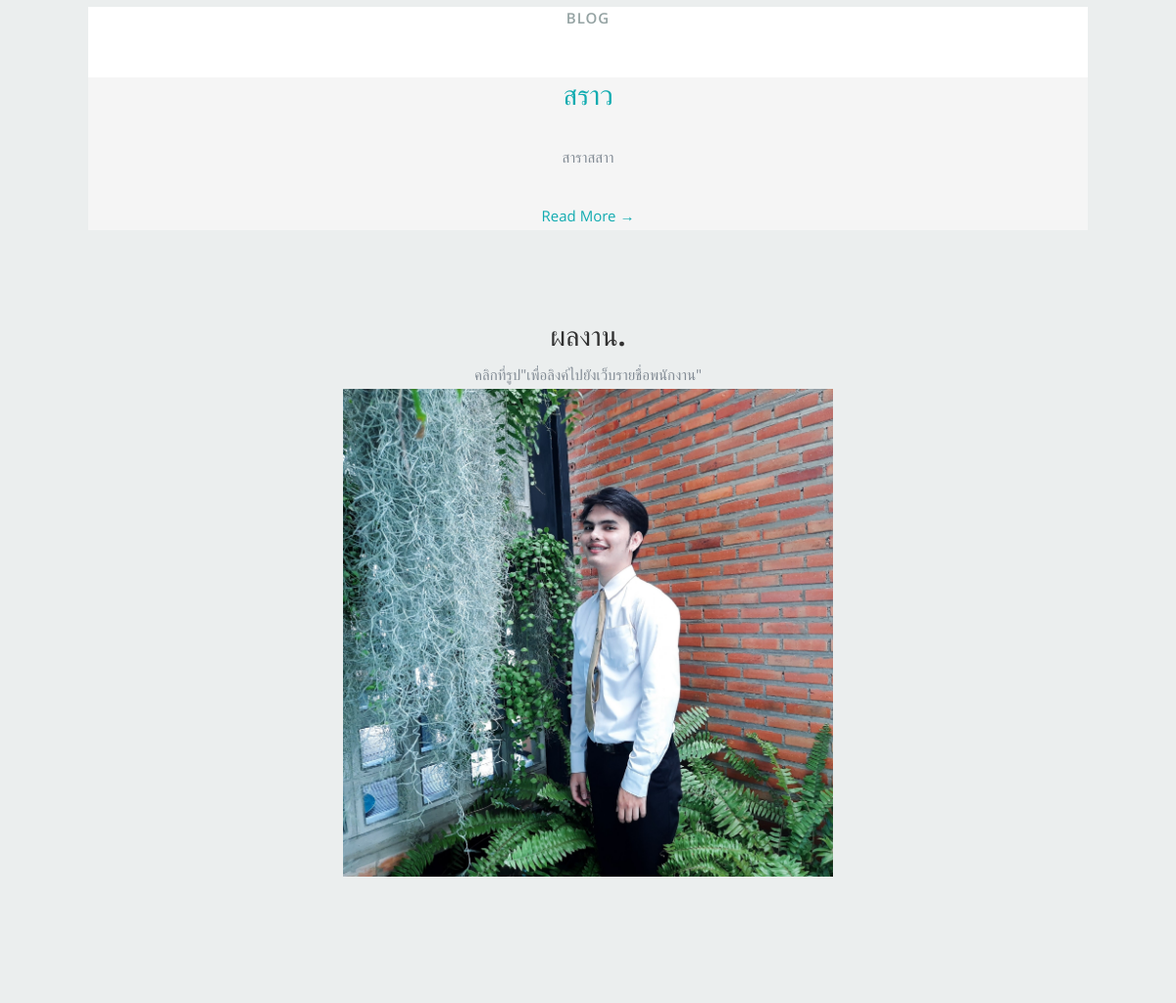
Page /about/ (lower part) on the earlier database version.
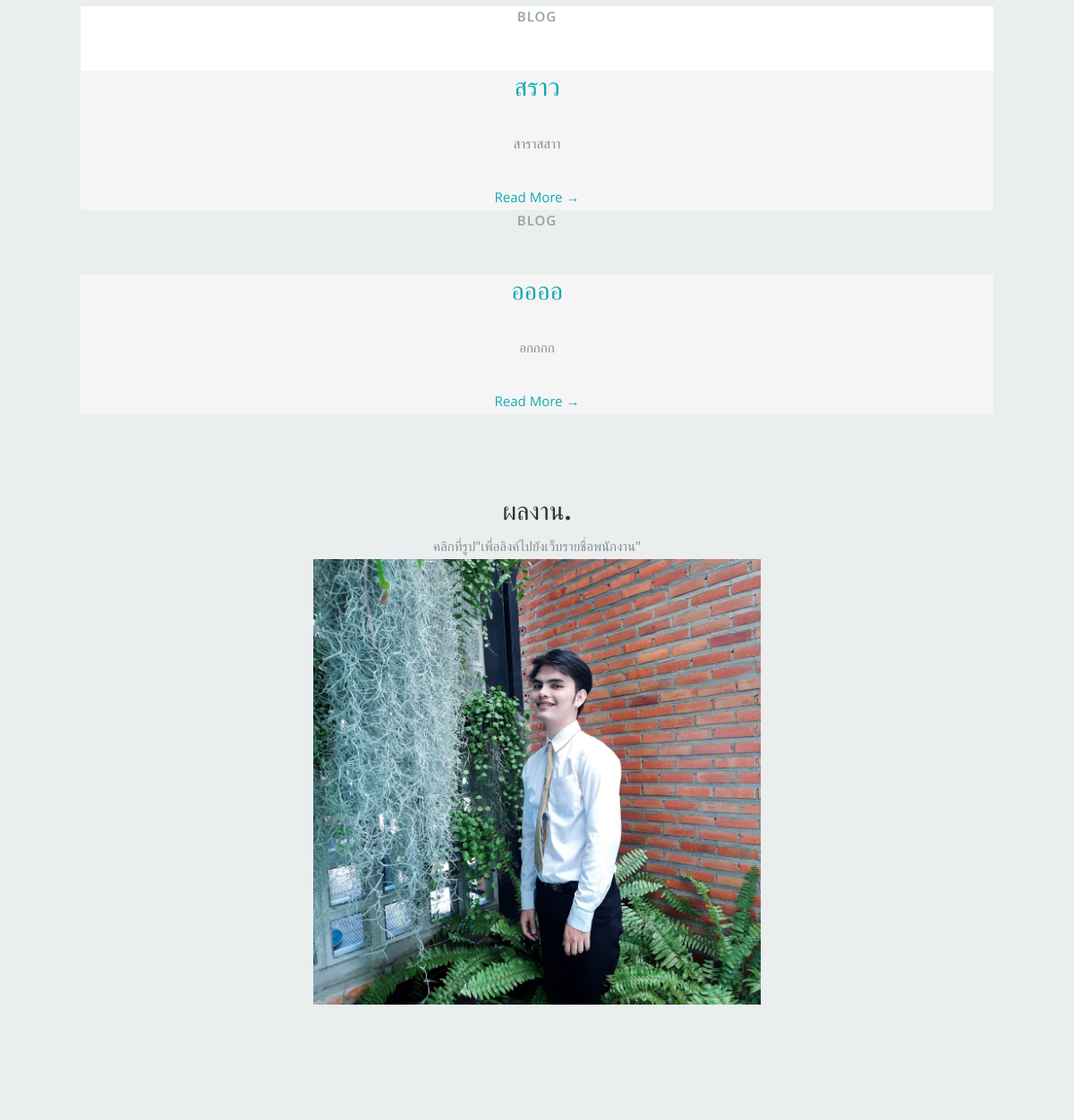
Same page on the later database version.
### resume/models.py (models this page shows, shortened)
class resume(models.Model):
    title = models.CharField(max_length=500)
    content = models.TextField()
    date_created = models.DateTimeField(auto_now_add=True)

### resume/views.py (the view)
# urls.py: path('about/', about, name='about'),
def about(request):
    resume_obj = resume.objects.all()
    context = {
        'title': '',
        'resumes':resume_obj,
    }
    return render(request, 'about.html', context)

### templates/about.html (shortened to what this page needs)
{% extends 'blog.html' %}
{% block content %}
{% for resume in resumes %}
<h1>Blog</h1>
<div class="card-body" style="background: whitesmoke;">
  <h2 class="card-title"><a href="{% url 'blog_page' resume.id %}">{{resume.title}} </a></h2>
  <p class="card-text">{{resume.content|linebreaks}}</p>
  <a href="{% url 'blog_page' resume.id %}" class="btn btn-primary">Read More &rarr;</a>
</div>
</div>
{% endfor %}
{% endblock %}

### templates/blog.html (shortened to what this page needs)
{% load static %}
<!DOCTYPE html>
<html class="no-js" lang="en">
<head>
   <link rel="stylesheet" href="{% static 'css/default.css' %} ">
	<link rel="stylesheet" href="{% static 'css/layout.css' %} ">
   <link rel="stylesheet" href="{% static 'css/media-queries.css' %} ">
   <link rel="stylesheet" href="{% static 'css/magnific-popup.css' %} ">
</head>
<body>
   <section id="portfolio">
      <div class="row">
         <div class="twelve columns collapsed">
         <center>
               <div class="portfolio-item">
                  <div class="item-wrap">
                     {% block content %}{% endblock %}
   <section id="portfolio">
      <div class="row">
         <div class="twelve columns collapsed">
         <center> <h2>ผลงาน.</h2>
         คลิกที่รูป"เพื่อลิงค์ไปยังเว็บรายชื่อพนักงาน"</center>
         <center>
        <a href="https://sarawut-kob.herokuapp.com/"><img src="{% static 'images/one.jpg' %}" width="500"> </a>
                     {% block content1 %}
               </div> </div>
            </center>
         {% endblock %}
 </div>
</body>
</html>

### static/css/default.css (style rules this page uses)
html, body, div, span, object, iframe, h1, h2, h3, h4, h5, h6, p, blockquote, pre, abbr, address, cite, code, del, dfn, em, img, ins, kbd, q, samp, small, strong, sub, sup, var, b, i, dl, dt, dd, ol, ul, li, fieldset, form, label, legend, table, caption, tbody, tfoot, thead, tr, th, td, article, aside, canvas, details, figcaption, figure, footer, header, hgroup, menu, nav, section, summary, time, mark, audio, video { margin: 0; padding: 0; border: 0; outline: 0; font-size: 100%; vertical-align: baseline; background: transparent; }
article,aside,details,figcaption,figure, footer,header,hgroup,menu,nav,section { display: block; }
*, *:before, *:after { -moz-box-sizing: border-box; -webkit-box-sizing: border-box; box-sizing: border-box; }
html { font-size: 62.5%; -webkit-font-smoothing: antialiased; }
body { background: #fff; font-family: 'opensans-regular', sans-serif; font-weight: normal; font-size: 15px; line-height: 30px; color: #838C95; -webkit-font-smoothing: antialiased; -webkit-text-size-adjust: 100%; }
h1, h2, h3, h4, h5, h6 { color: #313131; font-family: 'opensans-bold', sans-serif; font-weight: normal; }
h1 a, h2 a, h3 a, h4 a, h5 a, h6 a { font-weight: inherit; }
h1 { font-size: 38px; line-height: 42px; margin-bottom: 12px; letter-spacing: -1px; }
h2 { font-size: 28px; line-height: 36px; margin-bottom: 6px; }
p { margin: 0 0 30px 0; }
a, a:visited { text-decoration: none; outline: 0; color: #11ABB0; -webkit-transition: color .3s ease-in-out; -moz-transition: color .3s ease-in-out; -o-transition: color .3s ease-in-out; transition: color .3s ease-in-out; }
img { max-width: 100%; height: auto; }
.row { width: 96%; max-width: 1020px; margin: 0 auto; }
.row .row { width: auto; max-width: none; margin: 0 -20px; }
.row:before, .row:after { content: " "; display: table; }
.row:after { clear: both; }
.column, .columns { position: relative; padding: 0 20px; min-height: 1px; float: left; }
.row.collapsed > .column, .row.collapsed > .columns, .column.collapsed, .columns.collapsed { padding: 0; }
.row .twelve { width: 100%; }

### static/css/layout.css (style rules this page uses)
body { background: #0f0f0f; }
#portfolio { background: #ebeeee; padding-top: 90px; padding-bottom: 60px; }
#portfolio h1 { font: 15px/24px 'opensans-semibold', sans-serif; text-transform: uppercase; letter-spacing: 1px; text-align: center; margin-bottom: 48px; color: #95A3A3; }
.portfolio-item .item-wrap { background: #fff; overflow: hidden; position: relative; -webkit-transition: all 0.3s ease-in-out; -moz-transition: all 0.3s ease-in-out; -o-transition: all 0.3s ease-in-out; -ms-transition: all 0.3s ease-in-out; transition: all 0.3s ease-in-out; }
.portfolio-item .item-wrap a { display: block; cursor: pointer; }

Differences in the rows shown:
added resume: title "ออออ", content "อกกกก"
